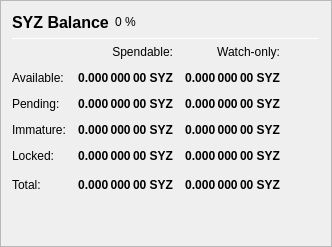
                   <widget class="QFrame" name="frame_Balances">
                    <property name="frameShape">
                     <enum>QFrame::StyledPanel</enum>
                    </property>
                    <property name="frameShadow">
                     <enum>QFrame::Raised</enum>
                    </property>
                    <layout class="QVBoxLayout" name="verticalLayout_4">
                     <item>
                      <layout class="QHBoxLayout" name="horizontalLayout_4">
                       <item>
                        <widget class="QLabel" name="label_5">
                         <property name="minimumSize">
                          <size>
                           <width>0</width>
                           <height>20</height>
                          </size>
                         </property>
                         <property name="font">
                          <font>
                           <pointsize>12</pointsize>
                           <weight>75</weight>
                           <bold>true</bold>
                          </font>
                         </property>
                         <property name="text">
                          <string>SYZ Balance</string>
                         </property>
                        </widget>
                       </item>
                       <item>
                        <widget class="QLabel" name="labelSYZPercent">
                         <property name="text">
                          <string notr="true">0 %</string>
                         </property>
                        </widget>
                       </item>
                       <item>
                        <spacer name="horizontalSpacer_3">
                         <property name="orientation">
                          <enum>Qt::Horizontal</enum>
                         </property>
                         <property name="sizeHint" stdset="0">
                          <size>
                           <width>40</width>
                           <height>20</height>
                          </size>
                         </property>
                        </spacer>
                       </item>
                      </layout>
                     </item>
                     <item>
                      <widget class="Line" name="line_Balance">
                       <property name="minimumSize">
                        <size>
                         <width>0</width>
                         <height>1</height>
                        </size>
                       </property>
                       <property name="maximumSize">
                        <size>
                         <width>16777215</width>
                         <height>1</height>
                        </size>
                       </property>
                       <property name="orientation">
                        <enum>Qt::Horizontal</enum>
                       </property>
                      </widget>
                     </item>
                     <item>
                      <layout class="QGridLayout" name="gridLayout">
                       <property name="spacing">
                        <number>12</number>
                       </property>
                       <item row="0" column="1">
                        <widget class="QLabel" name="labelSpendable">
                         <property name="text">
                          <string>Spendable:</string>
                         </property>
                         <property name="alignment">
                          <set>Qt::AlignRight|Qt::AlignTrailing|Qt::AlignVCenter</set>
                         </property>
                        </widget>
                       </item>
                       <item row="0" column="2">
                        <widget class="QLabel" name="labelWatchonly">
                         <property name="text">
                          <string>Watch-only:</string>
                         </property>
                         <property name="alignment">
                          <set>Qt::AlignRight|Qt::AlignTrailing|Qt::AlignVCenter</set>
                         </property>
                        </widget>
                       </item>
                       <item row="1" column="0">
                        <widget class="QLabel" name="labelBalanceText">
                         <property name="text">
                          <string>Available:</string>
                         </property>
                        </widget>
                       </item>
                       <item row="1" column="1">
                        <widget class="QLabel" name="labelBalance">
                         <property name="font">
                          <font>
                           <weight>75</weight>
                           <bold>true</bold>
                          </font>
                         </property>
                         <property name="cursor">
                          <cursorShape>IBeamCursor</cursorShape>
                         </property>
                         <property name="toolTip">
                          <string>Your current spendable balance</string>
                         </property>
                         <property name="text">
                          <string notr="true">0.000 000 00 SYZ</string>
                         </property>
                         <property name="alignment">
                          <set>Qt::AlignRight|Qt::AlignTrailing|Qt::AlignVCenter</set>
                         </property>
                         <property name="textInteractionFlags">
                          <set>Qt::LinksAccessibleByMouse|Qt::TextSelectableByKeyboard|Qt::TextSelectableByMouse</set>
                         </property>
                        </widget>
                       </item>
                       <item row="1" column="2">
                        <widget class="QLabel" name="labelWatchAvailable">
                         <property name="font">
                          <font>
                           <weight>75</weight>
                           <bold>true</bold>
                          </font>
                         </property>
                         <property name="cursor">
                          <cursorShape>IBeamCursor</cursorShape>
                         </property>
                         <property name="toolTip">
                          <string>Your current balance in watch-only addresses</string>
                         </property>
                         <property name="text">
                          <string notr="true">0.000 000 00 SYZ</string>
                         </property>
                         <property name="alignment">
                          <set>Qt::AlignRight|Qt::AlignTrailing|Qt::AlignVCenter</set>
                         </property>
                         <property name="textInteractionFlags">
                          <set>Qt::LinksAccessibleByMouse|Qt::TextSelectableByKeyboard|Qt::TextSelectableByMouse</set>
                         </property>
                        </widget>
                       </item>
                       <item row="2" column="0">
                        <widget class="QLabel" name="labelPendingText">
                         <property name="text">
                          <string>Pending:</string>
                         </property>
                        </widget>
                       </item>
                       <item row="2" column="1">
                        <widget class="QLabel" name="labelUnconfirmed">
                         <property name="font">
                          <font>
                           <weight>75</weight>
                           <bold>true</bold>
                          </font>
                         </property>
                         <property name="cursor">
                          <cursorShape>IBeamCursor</cursorShape>
                         </property>
                         <property name="toolTip">
                          <string>Total of transactions that have yet to be confirmed, and do not yet count toward the spendable balance</string>
                         </property>
                         <property name="text">
                          <string notr="true">0.000 000 00 SYZ</string>
                         </property>
                         <property name="alignment">
                          <set>Qt::AlignRight|Qt::AlignTrailing|Qt::AlignVCenter</set>
                         </property>
                         <property name="textInteractionFlags">
                          <set>Qt::LinksAccessibleByMouse|Qt::TextSelectableByKeyboard|Qt::TextSelectableByMouse</set>
                         </property>
                        </widget>
                       </item>
                       <item row="2" column="2">
                        <widget class="QLabel" name="labelWatchPending">
                         <property name="font">
                          <font>
                           <weight>75</weight>
                           <bold>true</bold>
                          </font>
                         </property>
                         <property name="cursor">
                          <cursorShape>IBeamCursor</cursorShape>
                         </property>
                         <property name="toolTip">
                          <string>Unconfirmed transactions to watch-only addresses</string>
                         </property>
                         <property name="text">
                          <string notr="true">0.000 000 00 SYZ</string>
                         </property>
                         <property name="alignment">
                          <set>Qt::AlignRight|Qt::AlignTrailing|Qt::AlignVCenter</set>
                         </property>
                         <property name="textInteractionFlags">
                          <set>Qt::LinksAccessibleByMouse|Qt::TextSelectableByKeyboard|Qt::TextSelectableByMouse</set>
                         </property>
                        </widget>
                       </item>
                       <item row="3" column="0">
                        <widget class="QLabel" name="labelImmatureText">
                         <property name="text">
                          <string>Immature:</string>
                         </property>
                        </widget>
                       </item>
                       <item row="3" column="1">
                        <widget class="QLabel" name="labelImmature">
                         <property name="font">
                          <font>
                           <weight>75</weight>
                           <bold>true</bold>
                          </font>
                         </property>
                         <property name="cursor">
                          <cursorShape>IBeamCursor</cursorShape>
                         </property>
                         <property name="toolTip">
                          <string>Staked or masternode rewards that has not yet matured</string>
                         </property>
                         <property name="text">
                          <string notr="true">0.000 000 00 SYZ</string>
                         </property>
                         <property name="alignment">
                          <set>Qt::AlignRight|Qt::AlignTrailing|Qt::AlignVCenter</set>
                         </property>
                         <property name="textInteractionFlags">
                          <set>Qt::LinksAccessibleByMouse|Qt::TextSelectableByKeyboard|Qt::TextSelectableByMouse</set>
                         </property>
                        </widget>
                       </item>
                       <item row="3" column="2">
                        <widget class="QLabel" name="labelWatchImmature">
                         <property name="font">
                          <font>
                           <weight>75</weight>
                           <bold>true</bold>
                          </font>
                         </property>
                         <property name="cursor">
                          <cursorShape>IBeamCursor</cursorShape>
                         </property>
                         <property name="toolTip">
                          <string>Staked or masternode rewards in watch-only addresses that has not yet matured</string>
                         </property>
                         <property name="text">
                          <string notr="true">0.000 000 00 SYZ</string>
                         </property>
                         <property name="alignment">
                          <set>Qt::AlignRight|Qt::AlignTrailing|Qt::AlignVCenter</set>
                         </property>
                         <property name="textInteractionFlags">
                          <set>Qt::LinksAccessibleByMouse|Qt::TextSelectableByKeyboard|Qt::TextSelectableByMouse</set>
                         </property>
                        </widget>
                       </item>
                       <item row="4" column="0">
                        <widget class="QLabel" name="labelLockedBalanceText">
                         <property name="toolTip">
                          <string>Locked SYZ or Masternode collaterals. These are excluded from zSYZ minting.</string>
                         </property>
                         <property name="text">
                          <string>Locked:</string>
                         </property>
                        </widget>
                       </item>
                       <item row="4" column="1">
                        <widget class="QLabel" name="labelLockedBalance">
                         <property name="font">
                          <font>
                           <weight>75</weight>
                           <bold>true</bold>
                          </font>
                         </property>
                         <property name="cursor">
                          <cursorShape>IBeamCursor</cursorShape>
                         </property>
                         <property name="toolTip">
                          <string>Locked SYZ or Masternode collaterals. These are excluded from zSYZ minting.</string>
                         </property>
                         <property name="text">
                          <string notr="true">0.000 000 00 SYZ</string>
                         </property>
                         <property name="alignment">
                          <set>Qt::AlignRight|Qt::AlignTrailing|Qt::AlignVCenter</set>
                         </property>
                         <property name="textInteractionFlags">
                          <set>Qt::LinksAccessibleByMouse|Qt::TextSelectableByKeyboard|Qt::TextSelectableByMouse</set>
                         </property>
                        </widget>
                       </item>
                       <item row="4" column="2">
                        <widget class="QLabel" name="labelWatchLocked">
                         <property name="font">
                          <font>
                           <weight>75</weight>
                           <bold>true</bold>
                          </font>
                         </property>
                         <property name="cursor">
                          <cursorShape>IBeamCursor</cursorShape>
                         </property>
                         <property name="toolTip">
                          <string>Current locked balance in watch-only addresses</string>
                         </property>
                         <property name="text">
                          <string notr="true">0.000 000 00 SYZ</string>
                         </property>
                         <property name="alignment">
                          <set>Qt::AlignRight|Qt::AlignTrailing|Qt::AlignVCenter</set>
                         </property>
                         <property name="textInteractionFlags">
                          <set>Qt::LinksAccessibleByMouse|Qt::TextSelectableByKeyboard|Qt::TextSelectableByMouse</set>
                         </property>
                        </widget>
                       </item>
                       <item row="5" column="0">
                        <widget class="QLabel" name="labelTotalText">
                         <property name="toolTip">
                          <string>Your current Soyuz3 balance, unconfirmed and immature transactions included</string>
                         </property>
                         <property name="text">
                          <string>Total:</string>
                         </property>
                        </widget>
                       </item>
                       <item row="5" column="1">
                        <widget class="QLabel" name="labelTotal">
                         <property name="font">
                          <font>
                           <weight>75</weight>
                           <bold>true</bold>
                          </font>
                         </property>
                         <property name="cursor">
                          <cursorShape>IBeamCursor</cursorShape>
                         </property>
                         <property name="toolTip">
                          <string>Your current Soyuz3 balance, unconfirmed and immature transactions included</string>
                         </property>
                         <property name="text">
                          <string notr="true">0.000 000 00 SYZ</string>
                         </property>
                         <property name="alignment">
                          <set>Qt::AlignRight|Qt::AlignTrailing|Qt::AlignVCenter</set>
                         </property>
                         <property name="textInteractionFlags">
                          <set>Qt::LinksAccessibleByMouse|Qt::TextSelectableByKeyboard|Qt::TextSelectableByMouse</set>
                         </property>
                        </widget>
                       </item>
                       <item row="5" column="2">
                        <widget class="QLabel" name="labelWatchTotal">
                         <property name="font">
                          <font>
                           <weight>75</weight>
                           <bold>true</bold>
                          </font>
                         </property>
                         <property name="cursor">
                          <cursorShape>IBeamCursor</cursorShape>
                         </property>
                         <property name="toolTip">
                          <string>Current total balance in watch-only addresses</string>
                         </property>
                         <property name="text">
                          <string notr="true">0.000 000 00 SYZ</string>
                         </property>
                         <property name="alignment">
                          <set>Qt::AlignRight|Qt::AlignTrailing|Qt::AlignVCenter</set>
                         </property>
                         <property name="textInteractionFlags">
                          <set>Qt::LinksAccessibleByMouse|Qt::TextSelectableByKeyboard|Qt::TextSelectableByMouse</set>
                         </property>
                        </widget>
                       </item>
                       <item row="5" column="3">
                        <spacer name="horizontalSpacer_9">
                         <property name="orientation">
                          <enum>Qt::Horizontal</enum>
                         </property>
                         <property name="sizeHint" stdset="0">
                          <size>
                           <width>40</width>
                           <height>20</height>
                          </size>
                         </property>
                        </spacer>
                       </item>
                      </layout>
                     </item>
                     <item>
                      <spacer name="verticalSpacer_3">
                       <property name="orientation">
                        <enum>Qt::Vertical</enum>
                       </property>
                       <property name="sizeHint" stdset="0">
                        <size>
                         <width>20</width>
                         <height>40</height>
                        </size>
                       </property>
                      </spacer>
                     </item>
                    </layout>
                   </widget>
